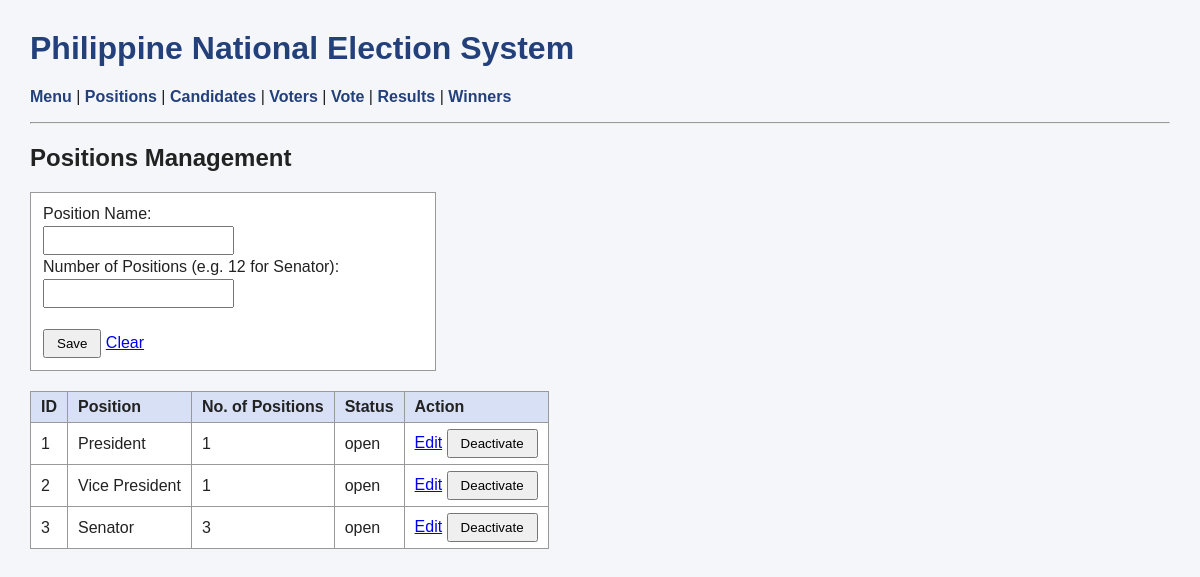
/positions.php, run on the app's committed database.
### tables this page shows
CREATE TABLE Positions (
    posID          INT AUTO_INCREMENT PRIMARY KEY,
    posName        VARCHAR(50),
    numOfPositions INT,                           
    posStat        VARCHAR(10) DEFAULT 'open'     
);

### db.php (called while the page is built, shortened)
<?php
$conn = new mysqli("localhost", "root", "", "election");
function run($sql, $values = []) {
    global $conn;
    return $conn->execute_query($sql, $values);
}
function h($text) {
    return htmlspecialchars($text ?? "");
}

### positions.php (the view, shortened to what this page needs)
<?php
include "db.php";
include "header.php";
$row = ["posID" => "", "posName" => "", "numOfPositions" => ""];
$list = run("SELECT * FROM Positions ORDER BY posID");
?>
<h2>Positions Management</h2>
<form method="post" class="box">
    Position Name:<br>
    <input name="posName" value="<?= h($row["posName"]) ?>" required><br>
    Number of Positions (e.g. 12 for Senator):<br>
    <input type="number" min="1" name="numOfPositions" value="<?= h($row["numOfPositions"]) ?>" required><br><br>
    <button name="save">Save</button>
    <a href="positions.php">Clear</a>
</form>
<table>
    <tr><th>ID</th><th>Position</th><th>No. of Positions</th><th>Status</th><th>Action</th></tr>
    <?php while ($r = $list->fetch_assoc()) { ?>
    <tr>
        <td><?= h($r["posID"]) ?></td>
        <td><?= h($r["posName"]) ?></td>
        <td><?= h($r["numOfPositions"]) ?></td>
        <td><?= h($r["posStat"]) ?></td>
        <td>
            <a href="positions.php?edit=<?= $r["posID"] ?>">Edit</a>
            <form method="post" style="display:inline">
                <button name="toggle" value="<?= $r["posID"] ?>">
                    <?= $r["posStat"] == "open" ? "Deactivate" : "Activate" ?>
                </button>
            </form>
        </td>
    </tr>
    <?php } ?>
</table>
<?php include "footer.php"; ?>

### style.css (style rules this page uses)
body { font-family: Arial, sans-serif; margin: 30px; background: #f5f6fa; color: #222; }
table { border-collapse: collapse; background: white; margin: 8px 0 20px 0; }
th, td { border: 1px solid #999; padding: 6px 10px; text-align: left; }
th { background: #d7e0f5; }
input, select { padding: 5px; margin: 3px 0; }
button { padding: 5px 12px; cursor: pointer; }
.box { background: white; border: 1px solid #999; padding: 12px; margin-bottom: 20px; width: 380px; }

### data on the page
positions: posID "1", posName "President", numOfPositions "1", posStat "open", shows "Deactivate"
positions: posID "2", posName "Vice President", numOfPositions "1", posStat "open", shows "Deactivate"
positions: posID "3", posName "Senator", numOfPositions "3", posStat "open", shows "Deactivate"
